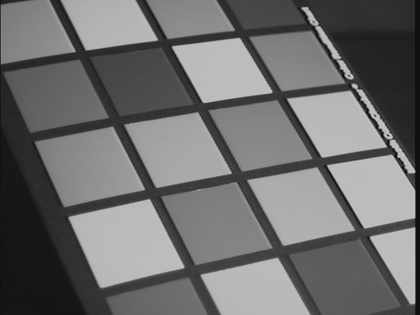
%> input picture assignments/hw1/data/img01.jpg, 420 x 315 px, shrunk from 640 x 480 before the run; its folder holds only this picture in this run
$ octave houghScriptMod.m   (GNU Octave 9; MATLAB toolbox functions it lacks are replaced by stand-ins)
%> lines starting %> are read from the running program, lines starting %| are printed output that depends on the picture
%> further down, img is the input picture: size 315x420 uint8; min 6, max 207, mean 109.7
### assignments/hw1/matlab/myImageFilter.m
%%%%%%%%%%%%%%%%%%%%%%%%%%%%%%%%%%%%%%%%%%%%%%%%%%%%%%%%%%%%%%%%%%%%%%%%%%%%%%%%
%%%myImageFilter convolves/filters h with img0%%%%%%%%%%%%%%%%%%%%%%%%%%%%%%%%%%
%%%img0: input image%%%%%%%%%%%%%%%%%%%%%%%%%%%%%%%%%%%%%%%%%%%%%%%%%%%%%%%%%%%%
%%%h: filter%%%%%%%%%%%%%%%%%%%%%%%%%%%%%%%%%%%%%%%%%%%%%%%%%%%%%%%%%%%%%%%%%%%%
%%%%%%%%%%%%%%%%%%%%%%%%%%%%%%%%%%%%%%%%%%%%%%%%%%%%%%%%%%%%%%%%%%%%%%%%%%%%%%%%

function [ img_out ] = myImageFilter( img0, h )
  %% flip horizontally and vertically for convolution
  %% TODO: switch filter/convolution from keyword argument
  h = flipud( h );
  h = fliplr( h );

  %%Determine image and filter sizes %%%%%%%%%%%%%%%%%%%%%%%%%%%%%%%%%%%%%%%%%%%
  [ img_height img_width ]       = size( img0 );
%> img_height = 315; img_width = 420
  [ filter_height filter_width ] = size( h );

  assert( filter_height == filter_width , "That filter is not symmetric bruh" );

  %%Init output image, pad input image %%%%%%%%%%%%%%%%%%%%%%%%%%%%%%%%%%%%%%%%%
  pad_by  = floor( filter_height/2 );
  img_out = zeros( img_height , img_width );
  img0    = padarray( img0 , [pad_by pad_by] , 'symmetric', 'both' );
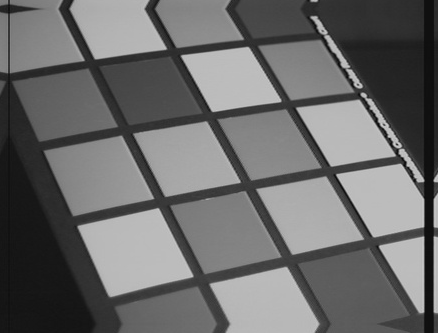
%> img0: size 333x438 double; min 0.0235, max 0.812, mean 0.417

  %%Vectorize filter %%%%%%%%%%%%%%%%%%%%%%%%%%%%%%%%%%%%%%%%%%%%%%%%%%%%%%%%%%%
  h_vector = reshape( h, 1 ,[] );

  %%Iterate on all pixels %%%%%%%%%%%%%%%%%%%%%%%%%%%%%%%%%%%%%%%%%%%%%%%%%%%%%%
  vector_length = img_height * img_width;
%> vector_length = 132300
  for i=0:vector_length-1;
    x                = mod    ( i , img_width ) + 1;
    y                = floor  ( i / img_width ) + 1;

    img_slice_matrix = img0( y : y + 2*pad_by , x : x + 2*pad_by );
    img_slice_vector = single ( reshape( img_slice_matrix,1,[]));
    img_out(y,x)     = dot    ( img_slice_vector,h_vector);
  end
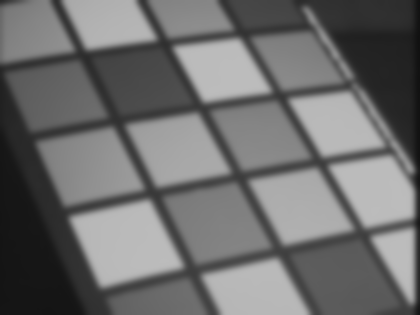
%> img_out: size 315x420 double; min 0.0674, max 0.741, mean 0.43
end

### assignments/hw1/matlab/myEdgeFilter.m
function [Im Io Ix Iy] = myEdgeFilter(img, sigma)

  %%Convert image format for processing and plotting%%%%%%%%%%%%%%%%%%%%%%%%%%%%
  img = im2double( img );

  %%Create filters%%%%%%%%%%%%%%%%%%%%%%%%%%%%%%%%%%%%%%%%%%%%%%%%%%%%%%%%%%%%%%
  filter_size     = 2 * ceil( 3*sigma ) + 1;
  gaussian_filter = fspecial( 'gaussian' , filter_size , sigma );
  sobel_filter_y  = fspecial( 'sobel' );
  sobel_filter_x  = sobel_filter_y';

  %%Apply filters%%%%%%%%%%%%%%%%%%%%%%%%%%%%%%%%%%%%%%%%%%%%%%%%%%%%%%%%%%%%%%%
  img_blurred = myImageFilter( img         , gaussian_filter );
  Ix          = myImageFilter( img_blurred , sobel_filter_x  );
%> call 2 of myImageFilter, with h = [1 0 -1; 2 0 -2; 1 0 -1]
%> the loop in myImageFilter (call 2), `for i=0:vector_length-1;` made 132300 passes
%> (img_slice_matrix, img_slice_vector) on passes 1 to 3: ([0.169 0.169 0.173; 0.169 0.169 0.173; 0.181 0.181 0.185], [0.169 0.169 0.181 0.169 0.169 0.181 0.173 0.173 0.185]), ([0.169 0.173 0.179; 0.169 0.173 0.179; 0.181 0.185 0.192], [0.169 0.169 0.181 0.173 0.173 0.185 0.179 0.179 0.192]), ([0.173 0.179 0.188; 0.173 0.179 0.188; 0.185 0.192 0.202], [0.173 0.173 0.185 0.179 0.179 0.192 0.188 0.188 0.202])
%> after the loop in myImageFilter (call 2), `for i=0:vector_length-1;`:
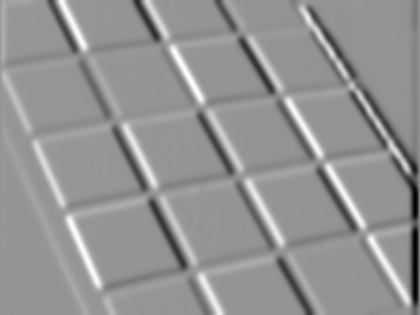
%> img_out: size 315x420 double; min -0.697, max 0.502, mean -0.00108; drawn with min black and max white
  Iy          = myImageFilter( img_blurred , sobel_filter_y  );
%> call 3 of myImageFilter, with h = [1 2 1; 0 0 0; -1 -2 -1]
%> the loop in myImageFilter (call 3), `for i=0:vector_length-1;` made 132300 passes
%> after the loop in myImageFilter (call 3), `for i=0:vector_length-1;`:
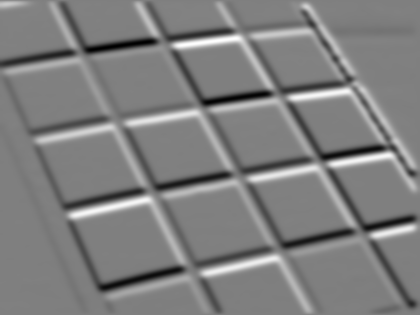
%> img_out: size 315x420 double; min -0.543, max 0.542, mean -8.47e-05; drawn with min black and max white

  %%Generate image magnitude%%%%%%%%%%%%%%%%%%%%%%%%%%%%%%%%%%%%%%%%%%%%%%%%%%%%
  Im = sqrt( Ix.^2 +  Iy.^2 );
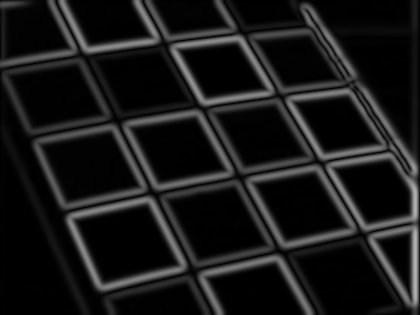
%> Im: size 315x420 double; min 0, max 0.697, mean 0.0993
  Io = atan( Iy    ./ Ix    );
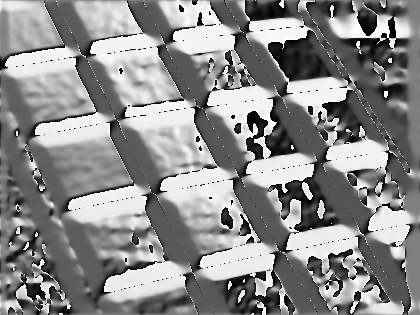
%> Io: size 315x420 double; 0.01% of the values are NaN or infinite; the others: min -1.57, max 1.57, mean 0.151; drawn with min black, max white, NaN and infinite black
  %%Non maximal supression on Im%%%%%%%%%%%%%%%%%%%%%%%%%%%%%%%%%%%%%%%%%%%%%%%%
  Im = myNMS( Im , Io );
end

### assignments/hw1/matlab/myNMS.m
%%%%%%%%%%%%%%%%%%%%%%%%%%%%%%%%%%%%%%%%%%%%%%%%%%%%%%%%%%%%%%%%%%%%%%%%%%%%%%%%
%%References%%%%%%%%%%%%%%%%%%%%%%%%%%%%%%%%%%%%%%%%%%%%%%%%%%%%%%%%%%%%%%%%%%%%
%{
https://www.mathworks.com/matlabcentral/answers/9641-how-do-i-round-to-the-nearest-arbitrary-enumerated-value-in-matlab
%}

function [img_out] = myNMS(Im, Io)
  %%round Io to nearest 45 degrees%%%%%%%%%%%%%%%%%%%%%%%%%%%%%%%%%%%%%%%%%%%%%%
%> the run ends on the next line
  Ior                     = wrapToPi( Io );
  Ior( find( Ior < 0 ) )  = pi + Ior( find( Ior < 0 ) );
  Ior                     = round( Ior*4/pi );
  Ior( find( Ior == 4 ) ) = 0;
  Ior( isnan ( Ior ) )    = 0;
  O                       = Ior +1 %+1 for indexing stupid

  %neighbor offsets relative to center pixel, based on gradient
  % orientation index  : 1   2   3   4
  % degrees            : 0  45  90  135
  gno_x1             = [-1  -1   0  -1];
  gno_x2             = [ 1   1   0   1];
  gno_y1             = [ 0  -1  -1   1];
  gno_y2             = [ 0   1   1  -1];

  %%Determine image and filter sizes %%%%%%%%%%%%%%%%%%%%%%%%%%%%%%%%%%%%%%%%%%%
  pad_by                  = 1;
  [img_height img_width] = size(Im);
  img_out = zeros(img_height,img_width);
  Im = padarray(Im,[pad_by pad_by],'symmetric','both');
  O = padarray(O,[pad_by pad_by],'symmetric','both');

  %%Iterate on all pixels %%%%%%%%%%%%%%%%%%%%%%%%%%%%%%%%%%%%%%%%%%%%%%%%%%%%%%
  vector_length = img_height * img_width;
  for i=0:vector_length-1;
    %%Map index to x/y indices, and trrack indices for padded images:
    x  = mod   (i , img_width ) + 1;
    y  = floor (i / img_width ) + 1;
    xp = x + pad_by;
    yp = y + pad_by;


    %%Determine which pixels to consider as neighbors based on
    %% gradient direction
    center_pixel       = Im ( yp , xp );
    gradient_direction = O  ( yp , xp );
    dx1                = gno_x1 ( gradient_direction );
    dx2                = gno_x2 ( gradient_direction );
    dy1                = gno_y1 ( gradient_direction );
    dy2                = gno_y2 ( gradient_direction );
    neighbor_1         = Im ( yp + dy1 , xp + dx1);
    neighbor_2         = Im ( yp + dy2 , xp + dx2);

    %% Apply non-maximal suppression
    if center_pixel > neighbor_1 && center_pixel > neighbor_2;
      img_out(y,x) = Im(yp,xp);
    end
  end
end

### assignments/hw1/matlab/houghScriptMod.m
clear;

datadir     = '../data';    %the directory containing the images
resultsdir = strcat('../results_',datestr(now,'ddmmmmyyyy_HH_MM_SS'))
param_file = strcat(resultsdir,'/params.txt')
mkdir(resultsdir)

%parameters
sigma     = 3;
threshold = 0.3;
rhoRes    = 0.5;
thetaRes  = 0.1;
nLines    = 300;
%end of parameters


fd = fopen(param_file,'w');
fprintf(fd, 'sigma: %f\n', sigma);
fprintf(fd, 'threshold: %f\n', threshold);
fprintf(fd, 'rhoRes: %f\n', rhoRes);
fprintf(fd, 'thetaRes: %f\n', thetaRes);
fprintf(fd, 'nLines: %f\n', nLines);


imglist = dir(sprintf('%s/*.jpg', datadir));

for i = 1:numel(imglist)

    %read in images%
    [path, imgname, dummy] = fileparts(imglist(i).name);
    img = imread(sprintf('%s/%s', datadir, imglist(i).name));

    if (ndims(img) == 3)
        img = rgb2gray(img);
    end

    img = double(img) / 255;

    %actual Hough line code function calls%
    [Im Io Ix Iy] = myEdgeFilter(img, sigma);

$ run again, on assignments/hw1/data/img05.jpg
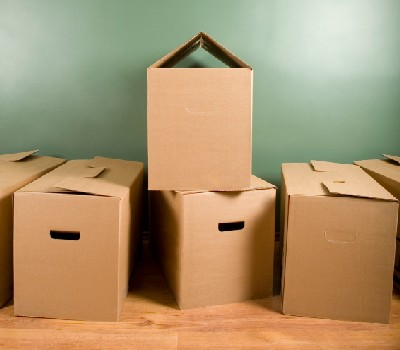
%> input picture assignments/hw1/data/img05.jpg, 400 x 350 px
%> img is the input picture: size 350x400x3 uint8; mean R, G, B 171.7, 147.3, 110
%> img0: size 352x402 double
%> the loop in myImageFilter (call 2), `for i=0:vector_length-1;` made 140000 passes
%> (img_slice_matrix, img_slice_vector) on passes 3, 5, 6: ([0.735 0.735 0.735; 0.735 0.735 0.735; 0.735 0.736 0.736], [0.735 0.735 0.735 0.735 0.735 0.736 0.735 0.735 0.736]), ([0.735 0.736 0.737; 0.735 0.736 0.737; 0.736 0.736 0.737], [0.735 0.735 0.736 0.736 0.736 0.736 0.737 0.737 0.737]), ([0.736 0.737 0.738; 0.736 0.737 0.738; 0.736 0.737 0.738], [0.736 0.736 0.736 0.737 0.737 0.737 0.738 0.738 0.738])
%> after the loop in myImageFilter (call 2), `for i=0:vector_length-1;`:
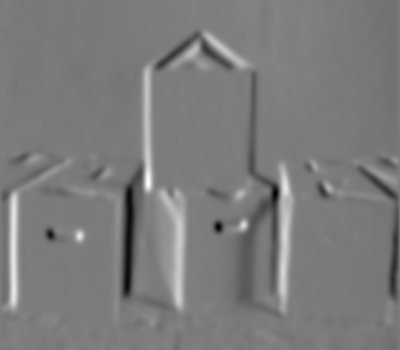
%> img_out: size 350x400 double; min -0.609, max 0.639, mean -0.00191; drawn with min black and max white
%> in myEdgeFilter, `Io = atan( Iy    ./ Ix    );`:
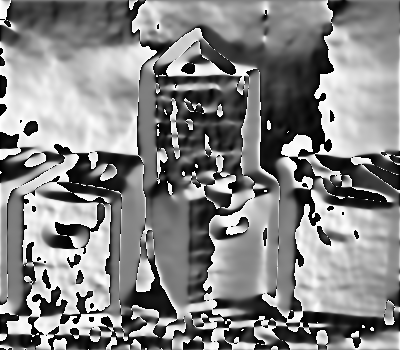
%> Io: size 350x400 double; min -1.57, max 1.57, mean 0.0742; drawn with min black and max white
